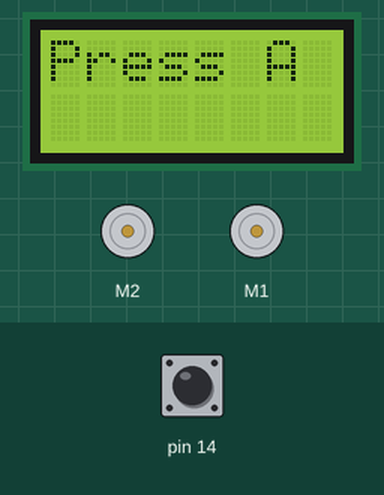
Bench run of a sketch on a simulated Arduino Leonardo, built with avr-gcc and run on an emulated ATmega32U4. Parts: 8×2 character LCD, 2 × DC motor (green arrow = forward, orange = backward, longer = faster). Inputs (shaded band) come from the test bench; at power-on: pin 14 HIGH.

Above: at 1.2 s.
1.3 s: pin 14 pulled LOW for 0.15 s
At 2.75 s:
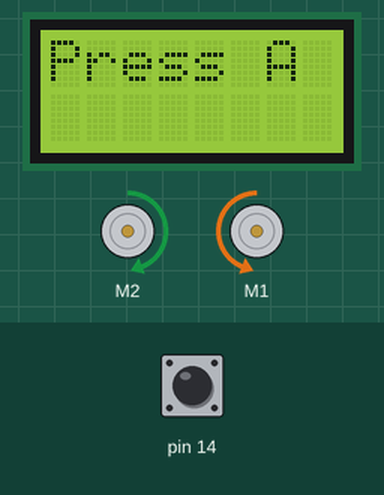
At 5.8 s:
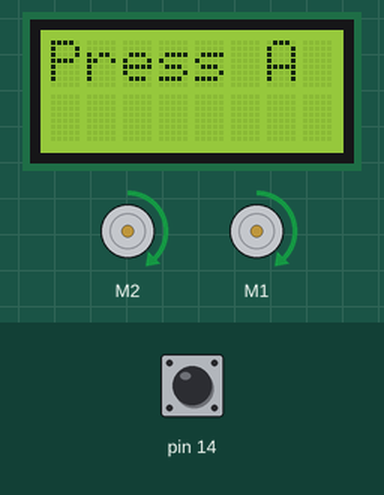
Timing chart, 0 to 10.2 s (numbered marks = the images above; inputs shaded):
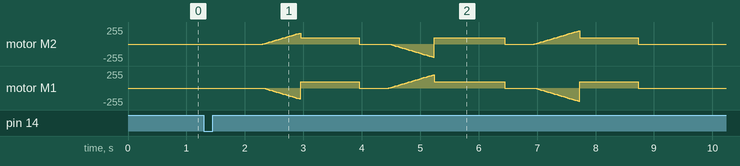

The sketch:

make_Z.ino
```cpp
#include <Zumo32U4.h>

Zumo32U4LCD lcd;
Zumo32U4Motors motors;
Zumo32U4ButtonA buttonA;

const uint8_t motorSpeed = 400;

void setup() {
  lcd.clear();
  lcd.gotoXY(0, 0);
  lcd.print("Press A");
}

void loop() {
  bool buttonPress = buttonA.getSingleDebouncedPress();

  if (buttonPress) {
    delay(1000);

    //turn left
    for (int speed = 0; speed <= 265; speed++)
    {
      motors.setRightSpeed(speed);
      motors.setLeftSpeed(-speed);
      delay(2);
    }
    //move forward
    motors.setSpeeds(motorSpeed, motorSpeed);
    delay(1000);
    motors.setSpeeds(0, 0);
    delay(500);
    //turn right
    for (int speed = 0; speed <= 320; speed++)
    {
      motors.setRightSpeed(-speed);
      motors.setLeftSpeed(speed);
      delay(2);
    }
    //move forward
    motors.setSpeeds(motorSpeed, motorSpeed);
    delay(1200);
    motors.setSpeeds(0, 0);
    delay(500);
    //turn left
    for (int speed = 0; speed <= 320; speed++)
    {
      motors.setRightSpeed(speed);
      motors.setLeftSpeed(-speed);
      delay(2);
    }
    //move forward;
    motors.setSpeeds(motorSpeed, motorSpeed);
    delay(1000);
    motors.setSpeeds(0, 0);
    delay(500);
  }

}
```
